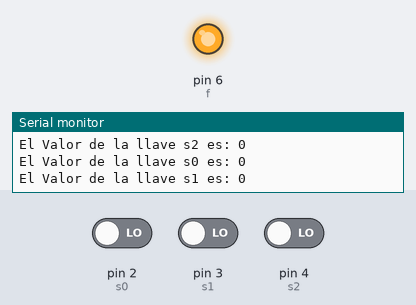
A sketch run on a simulated Arduino Uno, built with avr-gcc and run on an emulated ATmega328P. On the bench: output pins drawn as LEDs (lit = HIGH), the last lines printed to the serial monitor. The inputs (shaded band) are chosen by the test bench; at power-on: pin 2 (s0) LOW, pin 3 (s1) LOW, pin 4 (s2) LOW.

Above: at 1.2 s.
1.3 s: pin 2 (s0) driven HIGH
At 2.4 s:
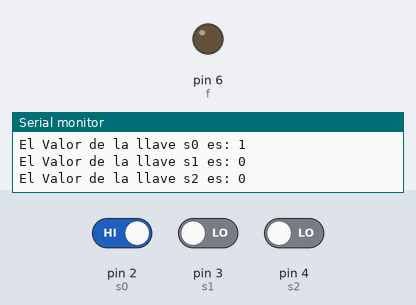
2.9 s: pin 2 (s0) driven LOW
At 4.0 s:
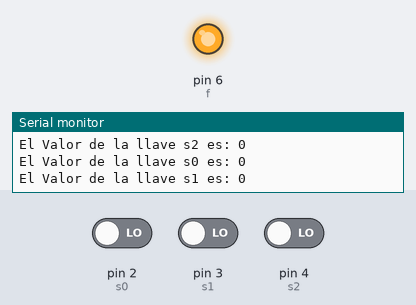
Timing chart, 0 to 5.9 s (numbered marks = the images above; inputs shaded):
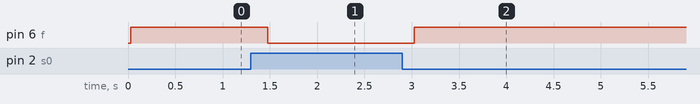

Measured:
- after the input at 1.3 s, pin 6 (f): HIGH → LOW after 0.18 s
- after the input at 2.9 s, pin 6 (f): LOW → HIGH after 0.13 s

The sketch:

Multiplexor.ino
```cpp
int s0 = 2;
int s1 = 3;
int s2 = 4;

int f = 6;

void setup() {
  pinMode(s0, INPUT);
  pinMode(s1, INPUT);
  pinMode(s2, INPUT);
  pinMode(f, OUTPUT);

  Serial.begin(9600);
}

void loop() {
  int seleccion = digitalRead(s0) + digitalRead(s1) * 2 + digitalRead(s2) * 4;

  Serial.print("El Valor de la llave s0 es: ");
  Serial.println(digitalRead(s0));

  Serial.print("El Valor de la llave s1 es: ");
  Serial.println(digitalRead(s1));

  Serial.print("El Valor de la llave s2 es: ");
  Serial.println(digitalRead(s2));

  switch (seleccion) {
    case 0:
      digitalWrite(f, HIGH);
      break;
    case 1:
      digitalWrite(f, LOW);
      break;
    case 2:
      digitalWrite(f, HIGH);
      break;
    case 3:
      digitalWrite(f, LOW);
      break;
    case 4:
      digitalWrite(f, HIGH);
      break;
    case 5:
      digitalWrite(f, LOW);
      break;
    case 6:
      digitalWrite(f, HIGH);
      break;
    case 7:
      digitalWrite(f, LOW);
      break;
  }
}
```
